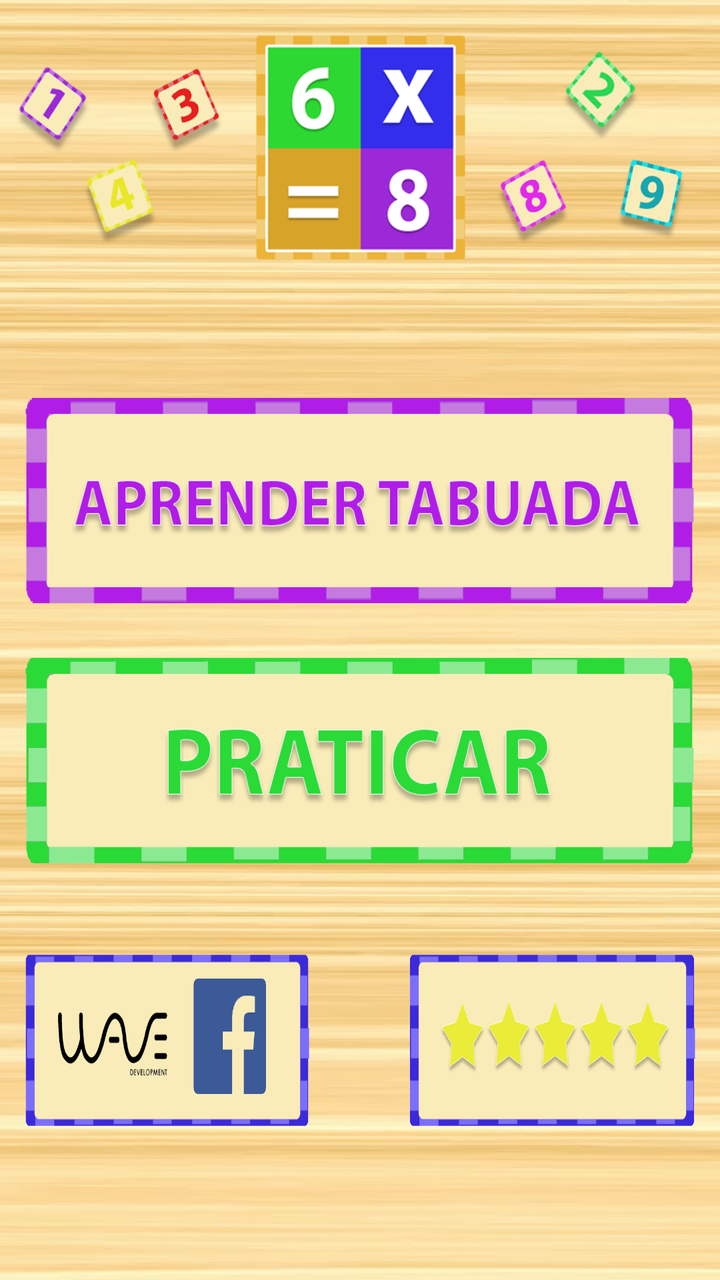
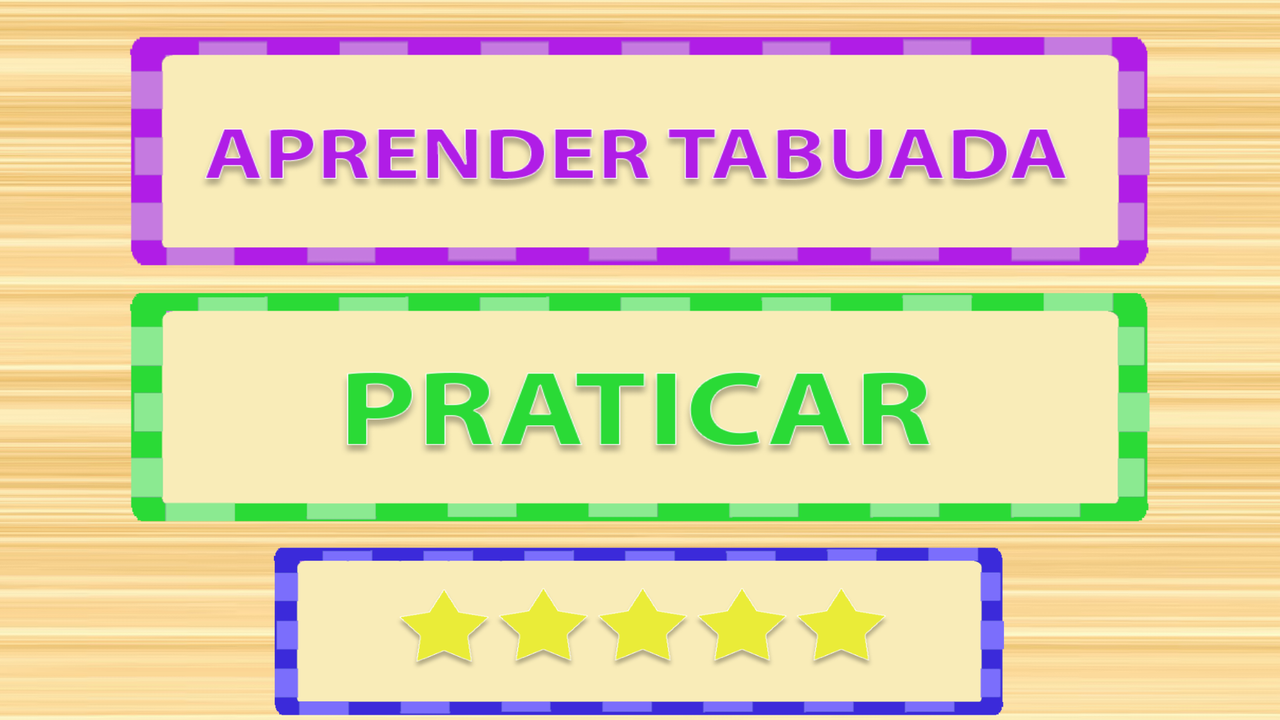

One screen, two layout resources from the same app: the default and the repository's alternative for another configuration. Each is rendered where Android would select it; the XML of both is given below.
<!-- AndroidManifest.xml: application theme AppTheme -->
<!-- res/layout/activity_main.xml -->
<?xml version="1.0" encoding="utf-8"?>

<android.support.constraint.ConstraintLayout xmlns:android="http://schemas.android.com/apk/res/android"
    xmlns:app="http://schemas.android.com/apk/res-auto"
    xmlns:tools="http://schemas.android.com/tools"
    android:layout_width="match_parent"
    android:layout_height="match_parent"
    android:background="@drawable/bgmadeira"
    tools:context="br.com.tabuada.MainActivity">

    <Button
        android:id="@+id/btnAprender"
        android:layout_width="0dp"
        android:layout_height="108dp"
        android:layout_marginBottom="8dp"
        android:layout_marginEnd="8dp"
        android:layout_marginStart="8dp"
        android:layout_marginTop="8dp"
        android:background="@drawable/aprender_selector"
        android:onClick="abrirAprender"
        app:layout_constraintBottom_toTopOf="@+id/btnPraticar"
        app:layout_constraintEnd_toEndOf="parent"
        app:layout_constraintHorizontal_bias="0.0"
        app:layout_constraintStart_toStartOf="parent"
        app:layout_constraintTop_toBottomOf="@+id/imageView"
        app:layout_constraintVertical_bias="0.805" />


    <Button
        android:id="@+id/btnPraticar"
        android:layout_width="0dp"
        android:layout_height="108dp"
        android:layout_marginBottom="8dp"
        android:layout_marginEnd="8dp"
        android:layout_marginStart="8dp"
        android:background="@drawable/praticar_selector"
        android:onClick="abrirPraticar"
        app:layout_constraintBottom_toTopOf="@+id/imageView37"
        app:layout_constraintEnd_toEndOf="parent"
        app:layout_constraintHorizontal_bias="0.0"
        app:layout_constraintStart_toStartOf="parent" />

    <Button
        android:id="@+id/btn5star"
        android:layout_width="0dp"
        android:layout_height="96dp"
        android:layout_marginBottom="72dp"
        android:layout_marginEnd="8dp"
        android:layout_marginStart="8dp"
        android:background="@drawable/estrelaspeq"
        app:layout_constraintBottom_toBottomOf="parent"
        app:layout_constraintEnd_toEndOf="parent"
        app:layout_constraintHorizontal_bias="0.0"
        app:layout_constraintStart_toEndOf="@+id/imageView36" />

    <ImageView
        android:id="@+id/imageView"
        android:layout_width="370dp"
        android:layout_height="115dp"
        android:layout_marginEnd="8dp"
        android:layout_marginStart="8dp"
        android:layout_marginTop="16dp"
        android:background="@drawable/banner2"
        app:layout_constraintEnd_toEndOf="parent"
        app:layout_constraintStart_toStartOf="parent"
        app:layout_constraintTop_toTopOf="parent" />

    <Button
        android:id="@+id/button2"
        android:layout_width="0dp"
        android:layout_height="96dp"
        android:layout_marginBottom="72dp"
        android:layout_marginEnd="8dp"
        android:layout_marginStart="8dp"
        android:background="@drawable/facepeq"
        app:layout_constraintBottom_toBottomOf="parent"
        app:layout_constraintEnd_toStartOf="@+id/imageView36"
        app:layout_constraintHorizontal_bias="0.0"
        app:layout_constraintStart_toStartOf="parent" />

    <ImageView
        android:id="@+id/imageView36"
        android:layout_width="25dp"
        android:layout_height="wrap_content"
        android:layout_marginBottom="8dp"
        android:layout_marginEnd="8dp"
        android:layout_marginStart="8dp"
        android:layout_marginTop="8dp"
        android:src="@drawable/vazio"
        app:layout_constraintBottom_toBottomOf="parent"
        app:layout_constraintEnd_toEndOf="parent"
        app:layout_constraintHorizontal_bias="0.498"
        app:layout_constraintStart_toStartOf="parent"
        app:layout_constraintTop_toBottomOf="@+id/btnPraticar" />

    <ImageView
        android:id="@+id/imageView37"
        android:layout_width="wrap_content"
        android:layout_height="36dp"
        android:layout_marginBottom="8dp"
        android:layout_marginEnd="8dp"
        android:layout_marginStart="8dp"
        android:layout_marginTop="8dp"
        android:src="@drawable/vazio"
        app:layout_constraintBottom_toBottomOf="parent"
        app:layout_constraintEnd_toEndOf="parent"
        app:layout_constraintHorizontal_bias="0.498"
        app:layout_constraintStart_toStartOf="parent"
        app:layout_constraintTop_toTopOf="parent"
        app:layout_constraintVertical_bias="0.739" />

</android.support.constraint.ConstraintLayout>
<!-- resources referenced by this layout -->
<resources>
  <!-- drawable aprender_selector (drawable) -->
  <?xml version="1.0" encoding="utf-8"?>
  
  <selector xmlns:android="http://schemas.android.com/apk/res/android">
      
  
      
      <item android:state_pressed="true" android:drawable="@drawable/aprenderp" />
      <item android:drawable="@drawable/aprender3" />
  </selector>
  <!-- drawable banner2: png bitmap (drawable, 96736 bytes) -->
  <!-- drawable bgmadeira: png bitmap (drawable, 313393 bytes) -->
  <!-- drawable estrelaspeq: png bitmap (drawable, 42461 bytes) -->
  <!-- drawable facepeq: png bitmap (drawable, 36695 bytes) -->
  <!-- drawable praticar_selector (drawable) -->
  <?xml version="1.0" encoding="utf-8"?>
  
  <selector xmlns:android="http://schemas.android.com/apk/res/android">
      
      <item android:drawable="@drawable/praticarp" android:state_pressed="true"/>
  
      
      <item android:drawable="@drawable/praticar3"/>
  </selector>
  <!-- drawable vazio: png bitmap (drawable, 15525 bytes) -->
  <style name="AppTheme" parent="android:Theme.Holo.Light.NoActionBar">
          
      </style>
  <!-- drawable aprenderp: png bitmap (drawable, 42914 bytes) -->
  <!-- drawable aprender3: png bitmap (drawable, 43055 bytes) -->
  <!-- drawable praticarp: png bitmap (drawable, 40329 bytes) -->
  <!-- drawable praticar3: png bitmap (drawable, 40950 bytes) -->
</resources>
<!-- res/layout-land/activity_main.xml (the repository's variant of the layout above) -->
<!-- drawn on the phone turned sideways -->
<?xml version="1.0" encoding="utf-8"?>
<android.support.constraint.ConstraintLayout xmlns:android="http://schemas.android.com/apk/res/android"
    xmlns:app="http://schemas.android.com/apk/res-auto"
    xmlns:tools="http://schemas.android.com/tools"
    android:layout_width="match_parent"
    android:layout_height="match_parent"
    android:background="@drawable/bgmadeira"
    tools:context="br.com.tabuada.MainActivity"
    tools:layout_editor_absoluteY="25dp">

    <Button
        android:id="@+id/btnAprender"
        android:layout_width="525dp"
        android:layout_height="120dp"
        android:layout_marginEnd="8dp"
        android:layout_marginStart="8dp"
        android:layout_marginTop="16dp"
        android:background="@drawable/aprender_selector"
        android:onClick="abrirAprender"
        app:layout_constraintEnd_toEndOf="parent"
        app:layout_constraintStart_toStartOf="parent"
        app:layout_constraintTop_toTopOf="parent" />


    <Button
        android:id="@+id/btnPraticar"
        android:layout_width="525dp"
        android:layout_height="120dp"
        android:layout_marginEnd="8dp"
        android:layout_marginStart="8dp"
        android:layout_marginTop="8dp"
        android:background="@drawable/praticar_selector"
        android:onClick="abrirPraticar"
        app:layout_constraintEnd_toEndOf="parent"
        app:layout_constraintStart_toStartOf="parent"
        app:layout_constraintTop_toBottomOf="@+id/btnAprender" />

    <Button
        android:id="@+id/btn5star"
        android:layout_width="376dp"
        android:layout_height="0dp"
        android:layout_marginEnd="8dp"
        android:layout_marginStart="8dp"
        android:layout_marginTop="8dp"
        android:background="@drawable/estrela_selector"
        app:layout_constraintBottom_toBottomOf="parent"
        app:layout_constraintEnd_toEndOf="parent"
        app:layout_constraintHorizontal_bias="0.498"
        app:layout_constraintStart_toStartOf="parent"
        app:layout_constraintTop_toBottomOf="@+id/btnPraticar"
        app:layout_constraintVertical_bias="0.631" />

    ImageView
    android:id="@+id/imageView"
    android:layout_width="370dp"
    android:layout_height="115dp"
    android:layout_marginEnd="8dp"
    android:layout_marginStart="8dp"
    android:layout_marginTop="16dp"
    android:background="@drawable/banner2"
    app:layout_constraintEnd_toEndOf="parent"
    app:layout_constraintStart_toStartOf="parent"
    app:layout_constraintTop_toTopOf="parent" />

</android.support.constraint.ConstraintLayout>
<!-- resources referenced by the variant -->
<!-- as the phone turned sideways resolves them -->
<resources>
  <!-- drawable aprender_selector (drawable) -->
  <?xml version="1.0" encoding="utf-8"?>
  
  <selector xmlns:android="http://schemas.android.com/apk/res/android">
      
  
      
      <item android:state_pressed="true" android:drawable="@drawable/aprenderp" />
      <item android:drawable="@drawable/aprender3" />
  </selector>
  <!-- drawable banner2: png bitmap (drawable, 96736 bytes) -->
  <!-- drawable bgmadeira: png bitmap (drawable, 313393 bytes) -->
  <!-- drawable estrela_selector (drawable) -->
  <?xml version="1.0" encoding="utf-8"?>
  
  <selector xmlns:android="http://schemas.android.com/apk/res/android">
      
      <item android:drawable="@drawable/estrelasp" android:state_pressed="true"/>
  
      
      <item android:drawable="@drawable/estrelas2"/>
  </selector>
  <!-- drawable praticar_selector (drawable) -->
  <?xml version="1.0" encoding="utf-8"?>
  
  <selector xmlns:android="http://schemas.android.com/apk/res/android">
      
      <item android:drawable="@drawable/praticarp" android:state_pressed="true"/>
  
      
      <item android:drawable="@drawable/praticar3"/>
  </selector>
  <style name="AppTheme" parent="android:Theme.Holo.Light.NoActionBar">
          
      </style>
  <!-- drawable aprenderp: png bitmap (drawable, 42914 bytes) -->
  <!-- drawable aprender3: png bitmap (drawable, 43055 bytes) -->
  <!-- drawable estrelasp: png bitmap (drawable, 28484 bytes) -->
  <!-- drawable estrelas2: png bitmap (drawable, 28591 bytes) -->
  <!-- drawable praticarp: png bitmap (drawable, 40329 bytes) -->
  <!-- drawable praticar3: png bitmap (drawable, 40950 bytes) -->
</resources>
